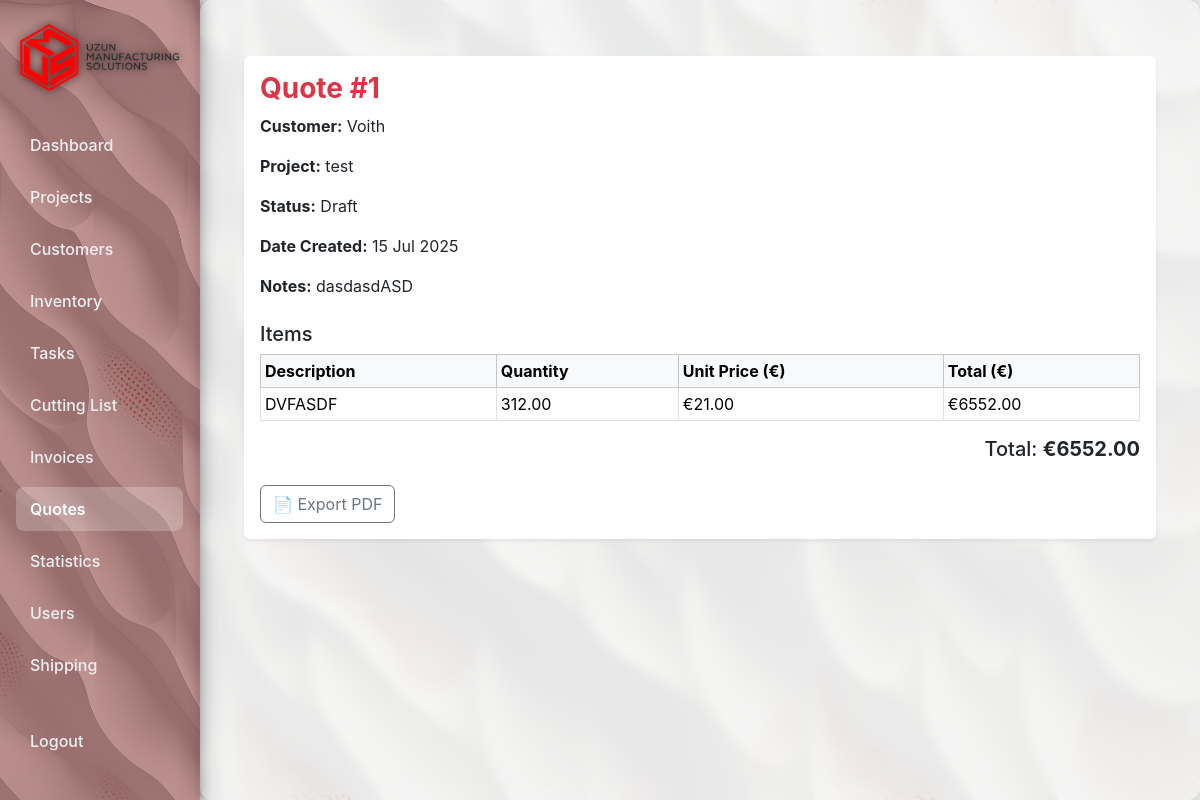
Screenshot of /quotes/1/ (signed in) with the database file from the repository.
### core/models.py (models this page shows, shortened)
class Quote(models.Model):
    customer = models.ForeignKey(Customer, on_delete=models.CASCADE, related_name='quotes')
    project_name = models.CharField(max_length=255)
    description = models.TextField(blank=True, null=True)
    date_created = models.DateTimeField(auto_now_add=True)
    date_updated = models.DateTimeField(auto_now=True)
    status = models.CharField(max_length=50, choices=[
        ('Draft', 'Draft'),
        ('Sent', 'Sent to Customer'),
        ('Accepted', 'Accepted'),
        ('Rejected', 'Rejected'),
    ], default='Draft')
    notes = models.TextField(blank=True, null=True)
    @property
    def total_cost(self):
        return sum(item.total_price for item in self.items.all())

class Customer(models.Model):
    name = models.CharField(max_length=200)
    email = models.EmailField(blank=True, null=True)
    phone = models.CharField(max_length=50, blank=True, null=True)
    address = models.TextField(blank=True, null=True)
    company_name = models.CharField(max_length=255, blank=True, null=True)
    notes = models.TextField(blank=True, null=True)
    created_at = models.DateTimeField(auto_now_add=True)

class QuoteItem(models.Model):
    quote = models.ForeignKey(Quote, on_delete=models.CASCADE, related_name='items')
    description = models.CharField(max_length=255)
    quantity = models.DecimalField(max_digits=10, decimal_places=2)
    unit_price = models.DecimalField(max_digits=12, decimal_places=2)
    @property
    def total_price(self):
        return self.quantity * self.unit_price

### core/views.py (the view)
# urls.py: path('quotes/<int:pk>/', views.quote_detail, name='quote_detail'),
@login_required
def quote_detail(request, pk):
    quote = get_object_or_404(Quote, pk=pk)
    return render(request, 'core/quote_detail.html', {'quote': quote})

### core/permission_gate.py (called while the page is built, shortened)
    def __call__(self, request):
        return self.get_response(request)

### core/templates/core/quote_detail.html
{% extends "base.html" %}
{% block content %}
<div class="container mt-4">
    <div class="card shadow-sm border-0">
        <div class="card-body">
            <h3 class="fw-bold text-danger">Quote #{{ quote.id }}</h3>
            <p><strong>Customer:</strong> {{ quote.customer.name }}</p>
            <p><strong>Project:</strong> {{ quote.project_name }}</p>
            <p><strong>Status:</strong> {{ quote.status }}</p>
            <p><strong>Date Created:</strong> {{ quote.date_created|date:"d M Y" }}</p>
            <p><strong>Notes:</strong> {{ quote.notes|default:"No notes provided." }}</p>
            <h5 class="mt-4">Items</h5>
            <table class="table table-sm table-bordered">
                <thead class="table-light">
                    <tr>
                        <th>Description</th>
                        <th>Quantity</th>
                        <th>Unit Price (€)</th>
                        <th>Total (€)</th>
                    </tr>
                </thead>
                <tbody>
                    {% for item in quote.items.all %}
                    <tr>
                        <td>{{ item.description }}</td>
                        <td>{{ item.quantity }}</td>
                        <td>€{{ item.unit_price|floatformat:2 }}</td>
                        <td>€{{ item.total_price|floatformat:2 }}</td>
                    </tr>
                    {% endfor %}
                </tbody>
            </table>
            <h5 class="text-end mt-3">Total: <strong>€{{ quote.total_cost|floatformat:2 }}</strong></h5>
            <a href="{% url 'quote_pdf' quote.pk %}" class="btn btn-outline-secondary mt-3">📄 Export PDF</a>
        </div>
    </div>
</div>
{% endblock %}

### core/static/core/styles.css (style rules this page uses)
body { background-color: #f8f9fa; }
.card { border-left: 4px solid #ff0000; }

### rows the page displays
Quote: id "1", customer.name "Voith", project_name "test", status "Draft", date_created "15 Jul 2025", notes "dasdasdASD", total_cost "6552.00"
QuoteItem: description "DVFASDF", quantity "312.00", unit_price "21.00", total_price "6552.00"
